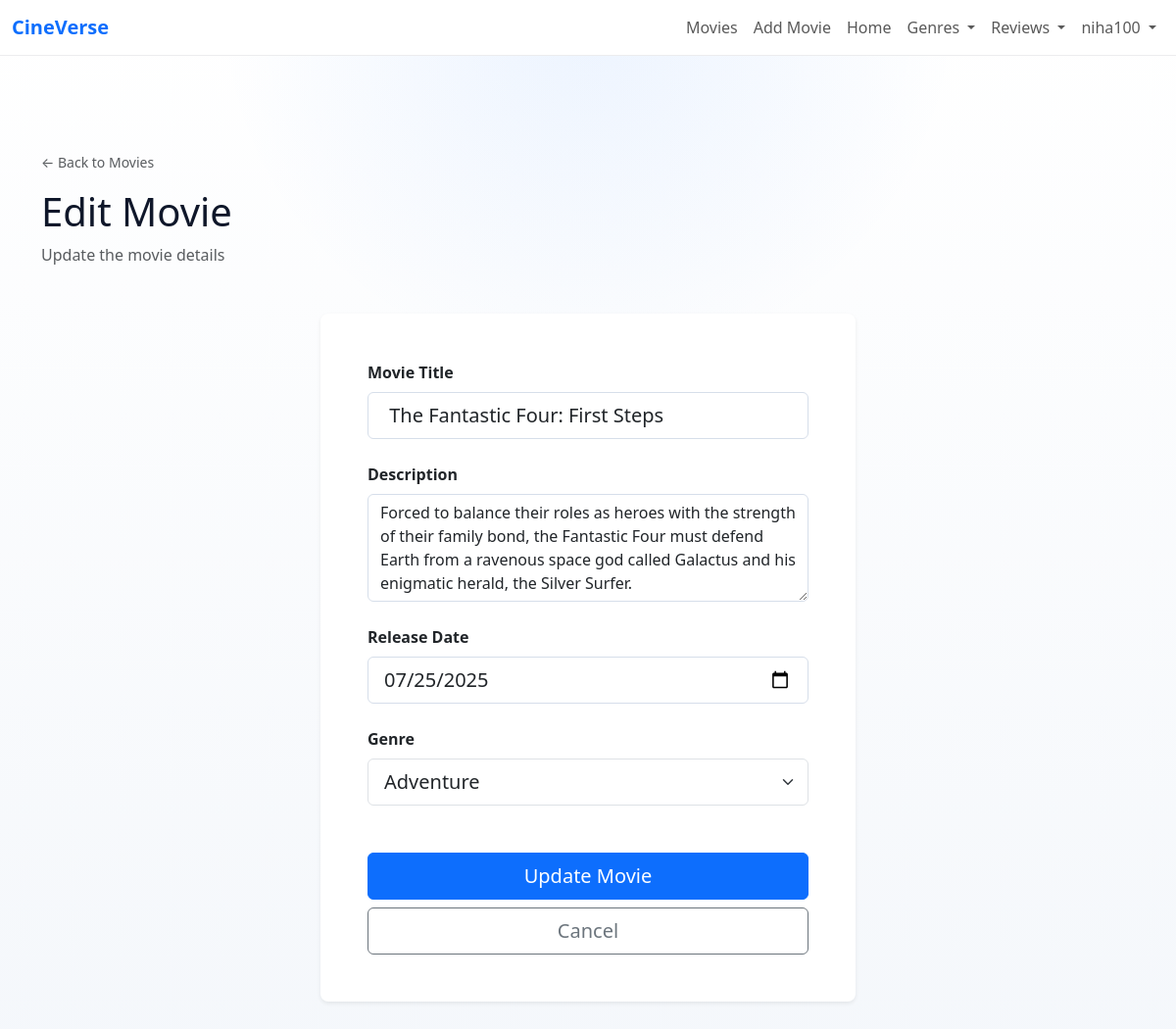
Page /movie/edit_movie/6/ (signed in) on the committed database.
### movie_app/models.py (models this page shows, shortened)
class Movie(models.Model):
    title = models.CharField(max_length=200)
    description = models.TextField()
    release_date = models.DateField()
    genre = models.ForeignKey(Genre, on_delete=models.CASCADE)

class Genre(models.Model):
    name = models.CharField(max_length=100)

### movie_app/views.py (the view, shortened to what this page needs)
# urls.py: path('edit_movie/<int:pk>/', views.edit_movie, name='edit_movie'),
@login_required
def edit_movie(request, pk):
    movie = get_object_or_404(Movie, pk=pk)
    genres = Genre.objects.all()
    return render(request, 'edit_movie.html', {
        'movie': movie,
        'genres': genres
    })

### templates/edit_movie.html (shortened to what this page needs)
{% extends 'base.html' %}
{% block content %}
<div class="container py-5">
  <section class="page-header mb-5">
    <div>
      <a href="{% url 'movie_app:movie_list' %}" class="text-decoration-none text-muted small mb-3 d-inline-block">
        ← Back to Movies
      </a>
      <h1 class="mb-2">Edit Movie</h1>
      <p class="text-muted">Update the movie details</p>
    </div>
  </section>
  <section class="form-container">
    <div class="row g-4 justify-content-center">
      <div class="col-12 col-md-8 col-lg-6">
        <div class="card border-0 shadow-sm rounded-3 p-5">
          <form method="POST" novalidate>
            <div class="mb-4">
              <label for="titleInput" class="form-label fw-semibold">Movie Title</label>
              <input
                type="text"
                class="form-control form-control-lg rounded-2"
                id="titleInput"
                name="title"
                value="{{ movie.title|default:'' }}"
                placeholder="Enter movie title"
                required
              >
            </div>
            <div class="mb-4">
              <label for="descriptionInput" class="form-label fw-semibold">Description</label>
              <textarea
                class="form-control rounded-2"
                id="descriptionInput"
                name="description"
                rows="4"
                placeholder="Enter a brief description of the movie"
              >{{ movie.description|default:'' }}</textarea>
            </div>
            <div class="mb-4">
              <label for="releaseInput" class="form-label fw-semibold">Release Date</label>
              <input
                type="date"
                class="form-control form-control-lg rounded-2"
                id="releaseInput"
                name="release_date"
                value="{{ movie.release_date|date:'Y-m-d' }}"
              >
            </div>
            <div class="mb-5">
              <label for="genreSelect" class="form-label fw-semibold">Genre</label>
              <select
                class="form-select form-select-lg rounded-2"
                id="genreSelect"
                name="genre"
              >
                {% for g in genres %}
                  <option
                    value="{{ g.id }}"
                    {% if movie.genre and g.id == movie.genre.id %}selected{% endif %}
                  >
                    {{ g.name }}
                  </option>
                {% endfor %}
              </select>
            </div>
            <div class="d-grid gap-2">
              <button type="submit" class="btn btn-primary btn-lg rounded-2">
                Update Movie
              </button>
              <a href="{% url 'movie_app:movie_list' %}" class="btn btn-outline-secondary btn-lg rounded-2">
                Cancel
              </a>
            </div>
          </form>
        </div>
      </div>
    </div>
  </section>
</div>
{% endblock %}

### templates/navbar.html (shortened to what this page needs)
<nav class="navbar navbar-expand-lg navbar-light bg-white border-bottom" style="border-color: var(--cv-border) !important;">
  <div class="container-fluid">
    <a class="navbar-brand fw-bold" href="{% url 'movie_app:movie_list' %}">
      <span style="color: #0d6efd;">CineVerse</span>
    </a>
    <div class="collapse navbar-collapse" id="navbarNav">
      <ul class="navbar-nav ms-auto">
          {% if user.is_authenticated %}
          <li class="nav-item">
            <a class="nav-link" href="{% url 'movie_app:movie_list' %}">
              Movies
            </a>
          </li>
          <li class="nav-item">
            <a class="nav-link" href="{% url 'movie_app:add_movie' %}">
              Add Movie
            </a>
          </li>
  <li class="nav-item">
    <a class="nav-link" href="{% url 'movie_app:home' %}">
      Home
    </a>
  </li>
  <li class="nav-item dropdown">
    <a class="nav-link dropdown-toggle" href="#" data-bs-toggle="dropdown">
      Genres
    </a>
  </li>
  <li class="nav-item dropdown">
    <a class="nav-link dropdown-toggle" href="#" data-bs-toggle="dropdown">
      Reviews
    </a>
  </li>
          <li class="nav-item dropdown">
            <a
              class="nav-link dropdown-toggle"
              href="#"
              id="profileDropdown"
              role="button"
              data-bs-toggle="dropdown"
              aria-expanded="false"
            >
              {{ user.username }}
            </a>
          </li>
        {% endif %}
      </ul>
    </div>
  </div>
</nav>

### templates/base.html (style rules this page uses)
:root { --cv-bg: #f4f7fb; --cv-surface: rgba(255, 255, 255, 0.92); --cv-border: rgba(15, 23, 42, 0.08); --cv-text: #0f172a; --cv-muted: #64748b; }
body { background: radial-gradient( circle at top, rgba(13, 110, 253, 0.08), transparent 30% ), linear-gradient(180deg, #ffffff 0%, var(--cv-bg) 100%); color: var(--cv-text); }
.form-control { border-radius: 0.85rem; border-color: #d6deea; }

### rows in the picture
Movie: title "The Fantastic Four: First Steps", description "Forced to balance their roles as heroes with the strength of their family bond, the Fantastic Four must defend Earth from a ravenous space god called Galactus and his enigmatic herald, the Silver Surfer.", release_date "07/25/2025", genre "Adventure"

### other values in the picture
{{ user.username }} "niha100"
